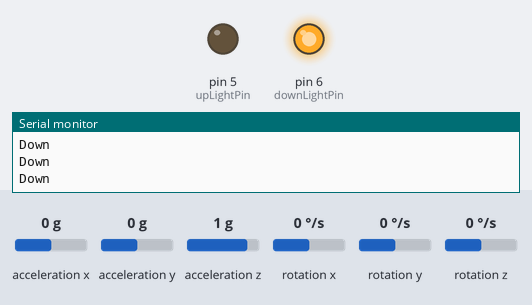
This sketch was run on a simulated Arduino Uno, built with avr-gcc and run on an emulated ATmega328P. Shown: output pins drawn as LEDs (lit = HIGH), the last lines printed to the serial monitor. Wiring (inferred from the names in the program): MPU-6050 motion sensor at I2C address 0x68. Inputs (shaded band) come from the test bench; at power-on: acceleration x 0 g, acceleration y 0 g, acceleration z 1 g, rotation x 0 °/s, rotation y 0 °/s, rotation z 0 °/s.

Above: at 1.2 s.
1.3 s: acceleration x set to -0.4 g
At 1.8 s:
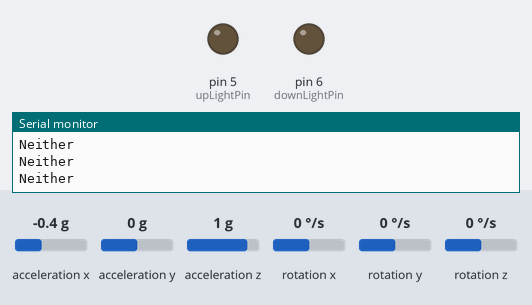
2.8 s: acceleration x set to 0 g
At 3.1 s:
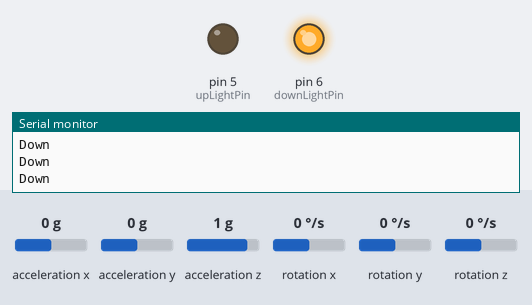
4.3 s: acceleration y set to -0.2 g
5.8 s: acceleration y set to -0.5 g
At 6.5 s:
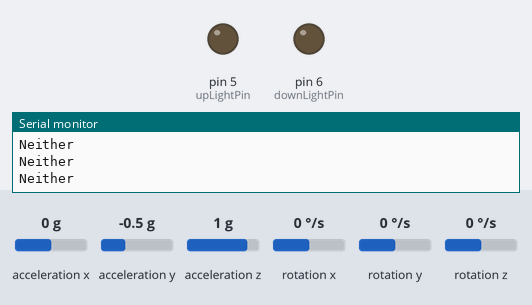
7.3 s: acceleration y set to 0 g
At 8.6 s:
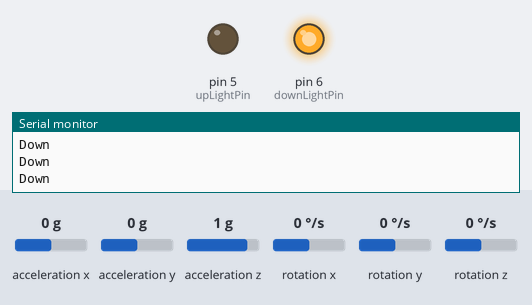
Timing chart, 0 to 9.8 s (numbered marks = the images above; inputs shaded):
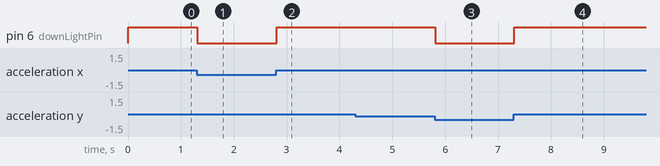

Measured:
- the behaviour switches between -0.2 and -0.3 g on acceleration x (found by bisection; images 0 and 1)
- the behaviour switches between -0.3 and -0.4 g on acceleration y (found by bisection; images 2 and 3)
- after the input at 1.3 s, pin 6 (downLightPin): HIGH → LOW at once
- after the input at 2.8 s, pin 6 (downLightPin): LOW → HIGH at once
- after the input at 5.8 s, pin 6 (downLightPin): HIGH → LOW at once
- after the input at 7.3 s, pin 6 (downLightPin): LOW → HIGH at once

The sketch:

hourglass.ino
```cpp
#include <SparkFun_ADXL345.h>
#include <Wire.h>
#include "RTClib.h"
#include <SPI.h>
/* #include <SD.h> */

/* File log_file; */


// Up: X: -13, Y: 7, Z: 191

const int MPU_addr=0x68;  // I2C address of the MPU-6050
int16_t AcX,AcY,AcZ,Tmp,GyX,GyY,GyZ;


int upLightPin = 5; // D5
int upCoords[] = {14416, -30928, 16640};


int downLightPin = 6; // D6
int downCoords[] = {272, 24, 16656};


ADXL345 adxl = ADXL345();
RTC_DS1307 rtc;

void setup(){
  Serial.begin(9600);
  /* setupSD(); */
  setupRtc();
  setupAccel();
}

void loop(){
  loopAccel();
  /* turnOff(upLightPin); */
  /* turnOff(downLightPin); */
  /* loopRtc(); */
}

void loopRtc () {
  DateTime now = rtc.now();
  int unixTime = now.unixtime();
}

void setupRtc() {
  if (! rtc.begin()) {
    Serial.println("Couldn't find RTC");
    while (1);
  }

  if (! rtc.isrunning()) {
    Serial.println("RTC is NOT running!");
    rtc.adjust(DateTime(F(__DATE__), F(__TIME__)));
  }
}

/* void setupSD() { */
/*   log_file = SD.open("log.txt", FILE_WRITE); */
/*   if(!log_file) { */
/*     Serial.println("UNABLE TO OPEN LOG FILE!"); */
/*   } */
/* } */

/* void writeToLog(char str[]) { */
/*   log_file.print(sprintf("%s\n", str)); */
/*   log_file.flush(); */
/* } */

void setupAccel() {
  Wire.begin();
  Wire.beginTransmission(MPU_addr);
  Wire.write(0x6B);  // PWR_MGMT_1 register
  Wire.write(0);     // set to zero (wakes up the MPU-6050)
  Wire.endTransmission(true);
  Serial.begin(9600);

  pinMode(upLightPin, OUTPUT);
  pinMode(downLightPin, OUTPUT);
}

void loopAccel() {
  Wire.beginTransmission(MPU_addr);
  Wire.write(0x3B);  // starting with register 0x3B (ACCEL_XOUT_H)
  Wire.endTransmission(false);
  Wire.requestFrom(MPU_addr,14,true);  // request a total of 14 registers
  AcX=Wire.read()<<8|Wire.read();  // 0x3B (ACCEL_XOUT_H) & 0x3C (ACCEL_XOUT_L)
  AcY=Wire.read()<<8|Wire.read();  // 0x3D (ACCEL_YOUT_H) & 0x3E (ACCEL_YOUT_L)
  AcZ=Wire.read()<<8|Wire.read();  // 0x3F (ACCEL_ZOUT_H) & 0x40 (ACCEL_ZOUT_L)
  /* Tmp=Wire.read()<<8|Wire.read();  // 0x41 (TEMP_OUT_H) & 0x42 (TEMP_OUT_L) */
  /* GyX=Wire.read()<<8|Wire.read();  // 0x43 (GYRO_XOUT_H) & 0x44 (GYRO_XOUT_L) */
  /* GyY=Wire.read()<<8|Wire.read();  // 0x45 (GYRO_YOUT_H) & 0x46 (GYRO_YOUT_L) */
  /* GyZ=Wire.read()<<8|Wire.read();  // 0x47 (GYRO_ZOUT_H) & 0x48 (GYRO_ZOUT_L) */
  /* Serial.print("AcX = "); Serial.print(AcX); */
  /* Serial.print(" | AcY = "); Serial.print(AcY); */
  /* Serial.print(" | AcZ = "); Serial.print(AcZ); */
  /* Serial.print(" | Tmp = "); Serial.print(Tmp/340.00+36.53);  //equation for temperature in degrees C from datasheet */
  /* Serial.print(" | GyX = "); Serial.print(GyX); */
  /* Serial.print(" | GyY = "); Serial.print(GyY); */
  /* Serial.print(" | GyZ = "); Serial.println(GyZ); */

  /* Serial.print(AcX); Serial.print(" "); */
  /* Serial.print(AcY); Serial.print(" "); */
  /* Serial.print(AcZ); Serial.print("\n"); */

  // TODO: investigate using sum of differences to pick
  // closest value
  int coords[] = {AcX, AcY, AcZ};
  if (closeTo(coords, upCoords)) {
    Serial.println("Up");
    turnOn(upLightPin);
    turnOff(downLightPin);
  } else if (closeTo(coords, downCoords)) {
    Serial.println("Down");
    turnOn(downLightPin);
    turnOff(upLightPin);
  } else {
    Serial.println("Neither");
    turnOff(downLightPin);
    turnOff(upLightPin);
  }
  /* delay(1000); */
}

boolean closeTo(int coords1[], int coords2[]) {
  int margin = 5000;

  for (int i = 0; i < 3; ++i) {
    if (abs(coords1[i] - coords2[i]) > margin) {
      return false;
    }
  }

  return true;
}

void turnOn(int pin) {
  digitalWrite(pin, HIGH);
}

void turnOff(int pin) {
  digitalWrite(pin, LOW);
}
```
